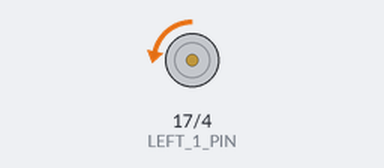
The sketch below on a simulated Arduino Mega 2560, built with avr-gcc and run on an emulated ATmega2560. Shown: motor-driver pin pairs drawn as motors (green arrow = first pin HIGH = forward, orange = second pin HIGH = backward, longer = more drive, scaled by the enable pin).

Above: at 5.9 s.
Timing chart, 0 to 40.0 s (numbered marks = the images above):
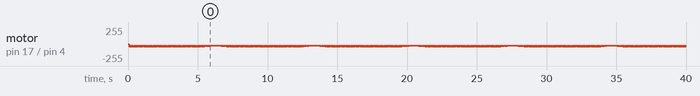

The sketch:

lefttestwithpwm.ino
```cpp
// (licence header left out)
//Arduino uses GPIO Pin number system
#define LEFT_PWM_PIN 24
#define LEFT_1_PIN 17
#define LEFT_2_PIN 4

void setup() {

  pinMode(LEFT_PWM_PIN, OUTPUT);
  pinMode(LEFT_1_PIN, OUTPUT);
  pinMode(LEFT_2_PIN, OUTPUT);

}

void loop() {

 //del = analogRead(Ain)*15.625;
  int del = 2000; //This is the PWM from 0 to 16000
 pwm(LEFT_PWM_PIN, del);
 //Forward Motion
  digitalWrite(LEFT_1_PIN, LOW);
  digitalWrite(LEFT_2_PIN, HIGH);

//Can not use delay - always need to call the PWM function

}

void pwm(int pin, int del){

 digitalWrite(pin, HIGH);
 delayMicroseconds(del);
 digitalWrite(pin, LOW);
 delayMicroseconds(16000 - del);
}
```
